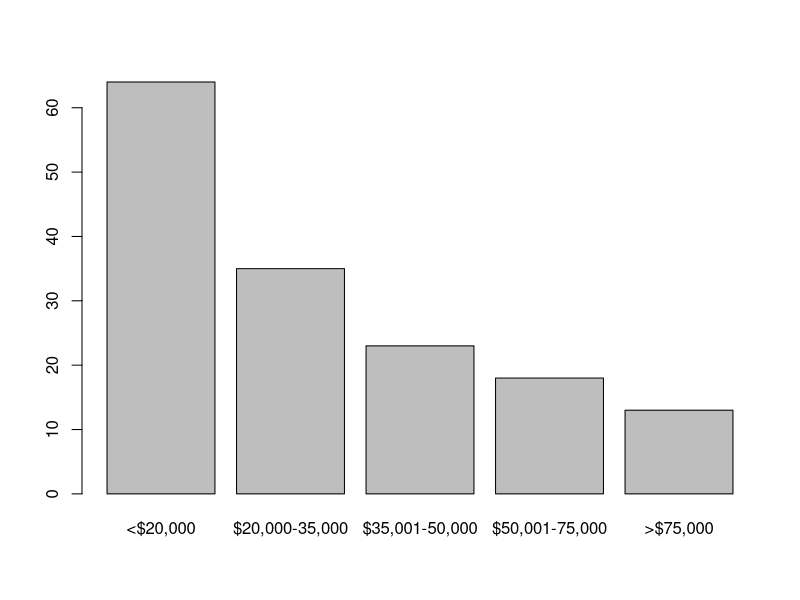

R code for this plot: (Note: this script raises an error after producing the figure.)
library(psych)
library(dplyr)
#import behavioral data

getwd()
prebeh <- read.csv("DMP_pretx_demo_tasks_full_12.15.15.csv", sep = ",", header = TRUE)
describe(prebeh)
glimpse(prebeh)
str(prebeh)
summary(prebeh)
colnames(prebeh)

#keep only ones of interest
columns=c("DMP_ID", "sex", "race", "race_oth", "ethnicity",
         "edu", "employ", "income","cog_outlier_pretx", "marital", "shipley",
         "treatment", "bt_ach_tot", "bt_adh_pc", "bmi", 
         "bmi25", "cpt_tp_ct_pretx",  "cpt_tp_mn_pretx",
         "csh_cost_md_pretx", "sst_ssrt_pretx",
         "str_stroop_mn_pretx", "str_stroop_md_pretx", "vnb_tp_ct_0_pretx", 
         "vnb_tp_ct_1_pretx", "vnb_tp_ct_2_pretx", "vnb_tp_ct_3_pretx", "vnb_tp_md_0_pretx",
         "vnb_tp_md_1_pretx", "vnb_tp_md_2_pretx", "vnb_tp_md_3_pretx")
prebeh <- prebeh %>% select(one_of(columns))

#remove cognitive outliers
prebeh <- prebeh %>% filter(cog_outlier_pretx==0)
#relevel income, education so they're in the right order
prebeh$income <- factor(prebeh$income, levels=c("<$20,000", "$20,000-35,000", "$35,001-50,000", "$50,001-75,000", ">$75,000"))
prebeh$edu <- factor(prebeh$edu, levels=c("Grade school", "Some high school", "HS grad or GED", 
                                             "Some coll or technical school", "College grad or beyond"))
summary(prebeh)
plot(prebeh$income)

#convert factor variables to numeric
hist(prebeh$income, breaks = 6)
#look at whether IQ varies by income, have to transform to numeric first
prebeh$income <- as.numeric(prebeh$income)
test <- lm(sst_ssrt_pretx~income, prebeh)
summary(test)


#look at all variables by income
t <- prebeh %>% group_by(income) %>% summarise_each(funs(mean))
View(t)
#look at correlation table (convert income and edu to numeric first)
prebeh$income <- as.numeric(prebeh$income)
prebeh$edu <- as.numeric(prebeh$edu)
table(prebeh$income)
cor(prebeh[sapply(prebeh, is.numeric)], use="complete.obs")

#recode income to above/below 20,000
prebeh$incomebin <- ifelse(prebeh$income == "<$20,000",0, 1)
#look at race and income crosstabs
table <- table(prebeh$income, prebeh$race)
write.csv(table, "raceandincome.csv")
prop.table(table,1)
chisq.test(table)
fisher.test(table)
#look at crosstabs by education
table <- table(prebeh$edu, prebeh$race)
table

#correlation
cor(prebeh$income, prebeh$shipley)
